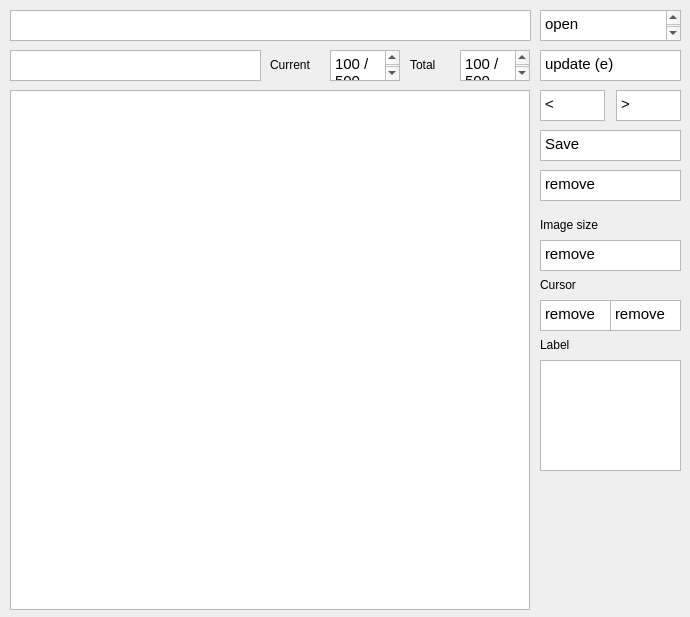
<?xml version="1.0" encoding="UTF-8"?>
<ui version="4.0">
 <class>Dialog</class>
 <widget class="QDialog" name="Dialog">
  <property name="geometry">
   <rect>
    <x>0</x>
    <y>0</y>
    <width>690</width>
    <height>617</height>
   </rect>
  </property>
  <property name="windowTitle">
   <string>Dialog</string>
  </property>
  <widget class="QTextBrowser" name="textBrowser">
   <property name="geometry">
    <rect>
     <x>10</x>
     <y>90</y>
     <width>520</width>
     <height>520</height>
    </rect>
   </property>
  </widget>
  <widget class="QTextBrowser" name="textBrowser_2">
   <property name="geometry">
    <rect>
     <x>10</x>
     <y>10</y>
     <width>521</width>
     <height>31</height>
    </rect>
   </property>
  </widget>
  <widget class="QTextBrowser" name="textBrowser_3">
   <property name="geometry">
    <rect>
     <x>540</x>
     <y>10</y>
     <width>141</width>
     <height>31</height>
    </rect>
   </property>
   <property name="html">
    <string>&lt;!DOCTYPE HTML PUBLIC &quot;-//W3C//DTD HTML 4.0//EN&quot; &quot;http://www.w3.org/TR/REC-html40/strict.dtd&quot;&gt;
&lt;html&gt;&lt;head&gt;&lt;meta name=&quot;qrichtext&quot; content=&quot;1&quot; /&gt;&lt;style type=&quot;text/css&quot;&gt;
p, li { white-space: pre-wrap; }
&lt;/style&gt;&lt;/head&gt;&lt;body style=&quot; font-family:'Ubuntu'; font-size:11pt; font-weight:400; font-style:normal;&quot;&gt;
&lt;p style=&quot; margin-top:0px; margin-bottom:0px; margin-left:0px; margin-right:0px; -qt-block-indent:0; text-indent:0px;&quot;&gt;open&lt;/p&gt;
&lt;p style=&quot;-qt-paragraph-type:empty; margin-top:0px; margin-bottom:0px; margin-left:0px; margin-right:0px; -qt-block-indent:0; text-indent:0px;&quot;&gt;&lt;br /&gt;&lt;/p&gt;&lt;/body&gt;&lt;/html&gt;</string>
   </property>
  </widget>
  <widget class="QTextBrowser" name="textBrowser_4">
   <property name="geometry">
    <rect>
     <x>540</x>
     <y>90</y>
     <width>65</width>
     <height>31</height>
    </rect>
   </property>
   <property name="html">
    <string>&lt;!DOCTYPE HTML PUBLIC &quot;-//W3C//DTD HTML 4.0//EN&quot; &quot;http://www.w3.org/TR/REC-html40/strict.dtd&quot;&gt;
&lt;html&gt;&lt;head&gt;&lt;meta name=&quot;qrichtext&quot; content=&quot;1&quot; /&gt;&lt;style type=&quot;text/css&quot;&gt;
p, li { white-space: pre-wrap; }
&lt;/style&gt;&lt;/head&gt;&lt;body style=&quot; font-family:'Ubuntu'; font-size:11pt; font-weight:400; font-style:normal;&quot;&gt;
&lt;p style=&quot; margin-top:0px; margin-bottom:0px; margin-left:0px; margin-right:0px; -qt-block-indent:0; text-indent:0px;&quot;&gt;&amp;lt;&lt;/p&gt;&lt;/body&gt;&lt;/html&gt;</string>
   </property>
  </widget>
  <widget class="QTextBrowser" name="textBrowser_5">
   <property name="geometry">
    <rect>
     <x>540</x>
     <y>130</y>
     <width>141</width>
     <height>31</height>
    </rect>
   </property>
   <property name="html">
    <string>&lt;!DOCTYPE HTML PUBLIC &quot;-//W3C//DTD HTML 4.0//EN&quot; &quot;http://www.w3.org/TR/REC-html40/strict.dtd&quot;&gt;
&lt;html&gt;&lt;head&gt;&lt;meta name=&quot;qrichtext&quot; content=&quot;1&quot; /&gt;&lt;style type=&quot;text/css&quot;&gt;
p, li { white-space: pre-wrap; }
&lt;/style&gt;&lt;/head&gt;&lt;body style=&quot; font-family:'Ubuntu'; font-size:11pt; font-weight:400; font-style:normal;&quot;&gt;
&lt;p style=&quot; margin-top:0px; margin-bottom:0px; margin-left:0px; margin-right:0px; -qt-block-indent:0; text-indent:0px;&quot;&gt;Save&lt;/p&gt;&lt;/body&gt;&lt;/html&gt;</string>
   </property>
  </widget>
  <widget class="QTextBrowser" name="textBrowser_6">
   <property name="geometry">
    <rect>
     <x>540</x>
     <y>170</y>
     <width>141</width>
     <height>31</height>
    </rect>
   </property>
   <property name="html">
    <string>&lt;!DOCTYPE HTML PUBLIC &quot;-//W3C//DTD HTML 4.0//EN&quot; &quot;http://www.w3.org/TR/REC-html40/strict.dtd&quot;&gt;
&lt;html&gt;&lt;head&gt;&lt;meta name=&quot;qrichtext&quot; content=&quot;1&quot; /&gt;&lt;style type=&quot;text/css&quot;&gt;
p, li { white-space: pre-wrap; }
&lt;/style&gt;&lt;/head&gt;&lt;body style=&quot; font-family:'Ubuntu'; font-size:11pt; font-weight:400; font-style:normal;&quot;&gt;
&lt;p style=&quot; margin-top:0px; margin-bottom:0px; margin-left:0px; margin-right:0px; -qt-block-indent:0; text-indent:0px;&quot;&gt;remove&lt;/p&gt;&lt;/body&gt;&lt;/html&gt;</string>
   </property>
  </widget>
  <widget class="QTextBrowser" name="textBrowser_7">
   <property name="geometry">
    <rect>
     <x>540</x>
     <y>50</y>
     <width>141</width>
     <height>31</height>
    </rect>
   </property>
   <property name="html">
    <string>&lt;!DOCTYPE HTML PUBLIC &quot;-//W3C//DTD HTML 4.0//EN&quot; &quot;http://www.w3.org/TR/REC-html40/strict.dtd&quot;&gt;
&lt;html&gt;&lt;head&gt;&lt;meta name=&quot;qrichtext&quot; content=&quot;1&quot; /&gt;&lt;style type=&quot;text/css&quot;&gt;
p, li { white-space: pre-wrap; }
&lt;/style&gt;&lt;/head&gt;&lt;body style=&quot; font-family:'Ubuntu'; font-size:11pt; font-weight:400; font-style:normal;&quot;&gt;
&lt;p style=&quot; margin-top:0px; margin-bottom:0px; margin-left:0px; margin-right:0px; -qt-block-indent:0; text-indent:0px;&quot;&gt;update (e)&lt;/p&gt;&lt;/body&gt;&lt;/html&gt;</string>
   </property>
  </widget>
  <widget class="QTextBrowser" name="textBrowser_8">
   <property name="geometry">
    <rect>
     <x>540</x>
     <y>360</y>
     <width>141</width>
     <height>111</height>
    </rect>
   </property>
  </widget>
  <widget class="QTextBrowser" name="textBrowser_9">
   <property name="geometry">
    <rect>
     <x>616</x>
     <y>90</y>
     <width>65</width>
     <height>31</height>
    </rect>
   </property>
   <property name="html">
    <string>&lt;!DOCTYPE HTML PUBLIC &quot;-//W3C//DTD HTML 4.0//EN&quot; &quot;http://www.w3.org/TR/REC-html40/strict.dtd&quot;&gt;
&lt;html&gt;&lt;head&gt;&lt;meta name=&quot;qrichtext&quot; content=&quot;1&quot; /&gt;&lt;style type=&quot;text/css&quot;&gt;
p, li { white-space: pre-wrap; }
&lt;/style&gt;&lt;/head&gt;&lt;body style=&quot; font-family:'Ubuntu'; font-size:11pt; font-weight:400; font-style:normal;&quot;&gt;
&lt;p style=&quot; margin-top:0px; margin-bottom:0px; margin-left:0px; margin-right:0px; -qt-block-indent:0; text-indent:0px;&quot;&gt;&amp;gt;&lt;/p&gt;&lt;/body&gt;&lt;/html&gt;</string>
   </property>
  </widget>
  <widget class="QTextBrowser" name="textBrowser_10">
   <property name="geometry">
    <rect>
     <x>10</x>
     <y>50</y>
     <width>251</width>
     <height>31</height>
    </rect>
   </property>
  </widget>
  <widget class="QTextBrowser" name="textBrowser_11">
   <property name="geometry">
    <rect>
     <x>460</x>
     <y>50</y>
     <width>70</width>
     <height>31</height>
    </rect>
   </property>
   <property name="html">
    <string>&lt;!DOCTYPE HTML PUBLIC &quot;-//W3C//DTD HTML 4.0//EN&quot; &quot;http://www.w3.org/TR/REC-html40/strict.dtd&quot;&gt;
&lt;html&gt;&lt;head&gt;&lt;meta name=&quot;qrichtext&quot; content=&quot;1&quot; /&gt;&lt;style type=&quot;text/css&quot;&gt;
p, li { white-space: pre-wrap; }
&lt;/style&gt;&lt;/head&gt;&lt;body style=&quot; font-family:'Ubuntu'; font-size:11pt; font-weight:400; font-style:normal;&quot;&gt;
&lt;p style=&quot; margin-top:0px; margin-bottom:0px; margin-left:0px; margin-right:0px; -qt-block-indent:0; text-indent:0px;&quot;&gt;100 / 500&lt;/p&gt;
&lt;p style=&quot;-qt-paragraph-type:empty; margin-top:0px; margin-bottom:0px; margin-left:0px; margin-right:0px; -qt-block-indent:0; text-indent:0px;&quot;&gt;&lt;br /&gt;&lt;/p&gt;&lt;/body&gt;&lt;/html&gt;</string>
   </property>
  </widget>
  <widget class="QLabel" name="label">
   <property name="geometry">
    <rect>
     <x>410</x>
     <y>50</y>
     <width>51</width>
     <height>30</height>
    </rect>
   </property>
   <property name="text">
    <string>Total</string>
   </property>
  </widget>
  <widget class="QTextBrowser" name="textBrowser_12">
   <property name="geometry">
    <rect>
     <x>330</x>
     <y>50</y>
     <width>70</width>
     <height>31</height>
    </rect>
   </property>
   <property name="html">
    <string>&lt;!DOCTYPE HTML PUBLIC &quot;-//W3C//DTD HTML 4.0//EN&quot; &quot;http://www.w3.org/TR/REC-html40/strict.dtd&quot;&gt;
&lt;html&gt;&lt;head&gt;&lt;meta name=&quot;qrichtext&quot; content=&quot;1&quot; /&gt;&lt;style type=&quot;text/css&quot;&gt;
p, li { white-space: pre-wrap; }
&lt;/style&gt;&lt;/head&gt;&lt;body style=&quot; font-family:'Ubuntu'; font-size:11pt; font-weight:400; font-style:normal;&quot;&gt;
&lt;p style=&quot; margin-top:0px; margin-bottom:0px; margin-left:0px; margin-right:0px; -qt-block-indent:0; text-indent:0px;&quot;&gt;100 / 500&lt;/p&gt;
&lt;p style=&quot;-qt-paragraph-type:empty; margin-top:0px; margin-bottom:0px; margin-left:0px; margin-right:0px; -qt-block-indent:0; text-indent:0px;&quot;&gt;&lt;br /&gt;&lt;/p&gt;&lt;/body&gt;&lt;/html&gt;</string>
   </property>
  </widget>
  <widget class="QLabel" name="label_2">
   <property name="geometry">
    <rect>
     <x>270</x>
     <y>50</y>
     <width>61</width>
     <height>30</height>
    </rect>
   </property>
   <property name="text">
    <string>Current</string>
   </property>
  </widget>
  <widget class="QLabel" name="label_3">
   <property name="geometry">
    <rect>
     <x>540</x>
     <y>210</y>
     <width>101</width>
     <height>30</height>
    </rect>
   </property>
   <property name="text">
    <string>Image size</string>
   </property>
  </widget>
  <widget class="QTextBrowser" name="textBrowser_13">
   <property name="geometry">
    <rect>
     <x>540</x>
     <y>240</y>
     <width>141</width>
     <height>31</height>
    </rect>
   </property>
   <property name="html">
    <string>&lt;!DOCTYPE HTML PUBLIC &quot;-//W3C//DTD HTML 4.0//EN&quot; &quot;http://www.w3.org/TR/REC-html40/strict.dtd&quot;&gt;
&lt;html&gt;&lt;head&gt;&lt;meta name=&quot;qrichtext&quot; content=&quot;1&quot; /&gt;&lt;style type=&quot;text/css&quot;&gt;
p, li { white-space: pre-wrap; }
&lt;/style&gt;&lt;/head&gt;&lt;body style=&quot; font-family:'Ubuntu'; font-size:11pt; font-weight:400; font-style:normal;&quot;&gt;
&lt;p style=&quot; margin-top:0px; margin-bottom:0px; margin-left:0px; margin-right:0px; -qt-block-indent:0; text-indent:0px;&quot;&gt;remove&lt;/p&gt;&lt;/body&gt;&lt;/html&gt;</string>
   </property>
  </widget>
  <widget class="QLabel" name="label_4">
   <property name="geometry">
    <rect>
     <x>540</x>
     <y>270</y>
     <width>101</width>
     <height>30</height>
    </rect>
   </property>
   <property name="text">
    <string>Cursor</string>
   </property>
  </widget>
  <widget class="QTextBrowser" name="textBrowser_14">
   <property name="geometry">
    <rect>
     <x>540</x>
     <y>300</y>
     <width>71</width>
     <height>31</height>
    </rect>
   </property>
   <property name="html">
    <string>&lt;!DOCTYPE HTML PUBLIC &quot;-//W3C//DTD HTML 4.0//EN&quot; &quot;http://www.w3.org/TR/REC-html40/strict.dtd&quot;&gt;
&lt;html&gt;&lt;head&gt;&lt;meta name=&quot;qrichtext&quot; content=&quot;1&quot; /&gt;&lt;style type=&quot;text/css&quot;&gt;
p, li { white-space: pre-wrap; }
&lt;/style&gt;&lt;/head&gt;&lt;body style=&quot; font-family:'Ubuntu'; font-size:11pt; font-weight:400; font-style:normal;&quot;&gt;
&lt;p style=&quot; margin-top:0px; margin-bottom:0px; margin-left:0px; margin-right:0px; -qt-block-indent:0; text-indent:0px;&quot;&gt;remove&lt;/p&gt;&lt;/body&gt;&lt;/html&gt;</string>
   </property>
  </widget>
  <widget class="QTextBrowser" name="textBrowser_15">
   <property name="geometry">
    <rect>
     <x>610</x>
     <y>300</y>
     <width>71</width>
     <height>31</height>
    </rect>
   </property>
   <property name="html">
    <string>&lt;!DOCTYPE HTML PUBLIC &quot;-//W3C//DTD HTML 4.0//EN&quot; &quot;http://www.w3.org/TR/REC-html40/strict.dtd&quot;&gt;
&lt;html&gt;&lt;head&gt;&lt;meta name=&quot;qrichtext&quot; content=&quot;1&quot; /&gt;&lt;style type=&quot;text/css&quot;&gt;
p, li { white-space: pre-wrap; }
&lt;/style&gt;&lt;/head&gt;&lt;body style=&quot; font-family:'Ubuntu'; font-size:11pt; font-weight:400; font-style:normal;&quot;&gt;
&lt;p style=&quot; margin-top:0px; margin-bottom:0px; margin-left:0px; margin-right:0px; -qt-block-indent:0; text-indent:0px;&quot;&gt;remove&lt;/p&gt;&lt;/body&gt;&lt;/html&gt;</string>
   </property>
  </widget>
  <widget class="QLabel" name="label_5">
   <property name="geometry">
    <rect>
     <x>540</x>
     <y>330</y>
     <width>101</width>
     <height>30</height>
    </rect>
   </property>
   <property name="text">
    <string>Label</string>
   </property>
  </widget>
 </widget>
 <resources/>
 <connections/>
</ui>
